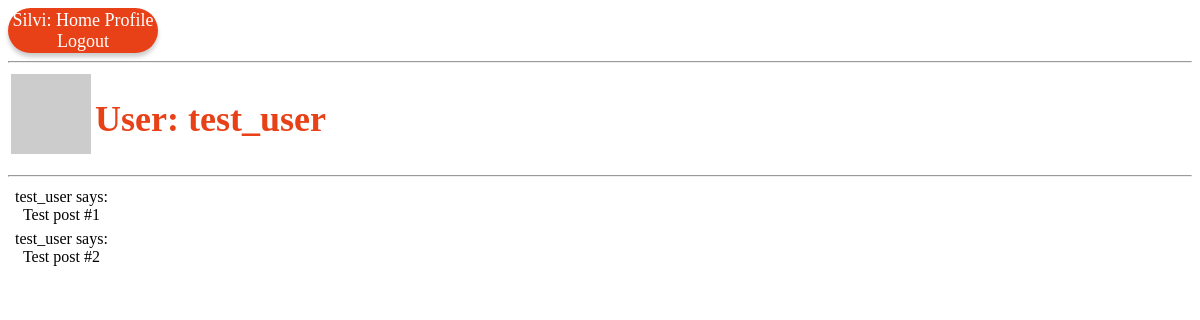
Screenshot of /user/test_user (signed in) with the database file from the repository.
### app/models.py (models this page shows, shortened)
class User(UserMixin, db.Model):
    id = db.Column(db.Integer, primary_key=True)
    username = db.Column(db.String(64), index=True, unique=True)
    email = db.Column(db.String(120), index=True, unique=True)
    password_hash = db.Column(db.String(128))
    posts = db.relationship('Post', backref='author', lazy='dynamic')
    about_me = db.Column(db.String(140))
    last_seen = db.Column(db.DateTime, default=datetime.utcnow)
    def avatar(self, size):
        digest = md5(self.email.lower().encode('utf-8')).hexdigest()
        return 'https://www.gravatar.com/avatar/{}?d=identicon&s={}'.format(
            digest, size)

### app/routes.py (the view)
@app.route('/user/<username>')
@login_required
def user(username):
    user = User.query.filter_by(username=username).first_or_404()
    posts = [
        {'author': user, 'body': 'Test post #1'},
        {'author': user, 'body': 'Test post #2'}
    ]
    return render_template('user.html',user=user, posts=posts)

### app/models.py (called while the page is built)
@login.user_loader
def load_user(id):
    return User.query.get(int(id))

### app/routes.py (called while the page is built)
@app.before_request
def before_requiest():
    if current_user.is_authenticated:
        current_user.last_seen = datetime.utcnow()
        db.session.commit()

### app/templates/user.html (shortened to what this page needs)
{% extends "base.html" %}
{% block content %}
    <table>
        <tr valign="top">
            <td><img src="{{ user.avatar(128) }}"</td>
            <td><h1>User: {{ user.username }}</h1>
            </td>
        </tr>
    </table>
    <hr>
    {% for post in posts %}
        {% include '_post.html' %}
    {% endfor %}
{% endblock %}

### app/templates/_post.html
<table>
    <tr valign="top">
        <td><img src=""{{ post.author.avatar(36) }}"></td>
        <td>{{ post.author.username }} says:<br>{{ post.body }}</td>
    </tr>
</table>

### app/static/css/silvi.css (style rules this page uses)
body { text-align: center; }
h1 { font-family: Work Sans; font-weight: 600; font-size: 36px; color: #E84118; }

### rows the page displays
User: username "test_user", author.username "test_user" "test_user"

### other values shown
{{ post.body }} "Test post #1" "Test post #2"
